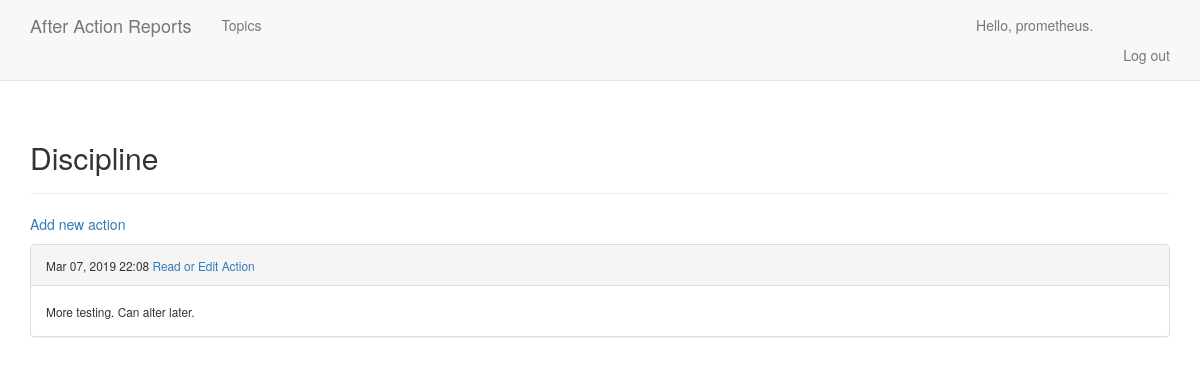
The page /topics/1/ (signed in) on the database as committed earlier.
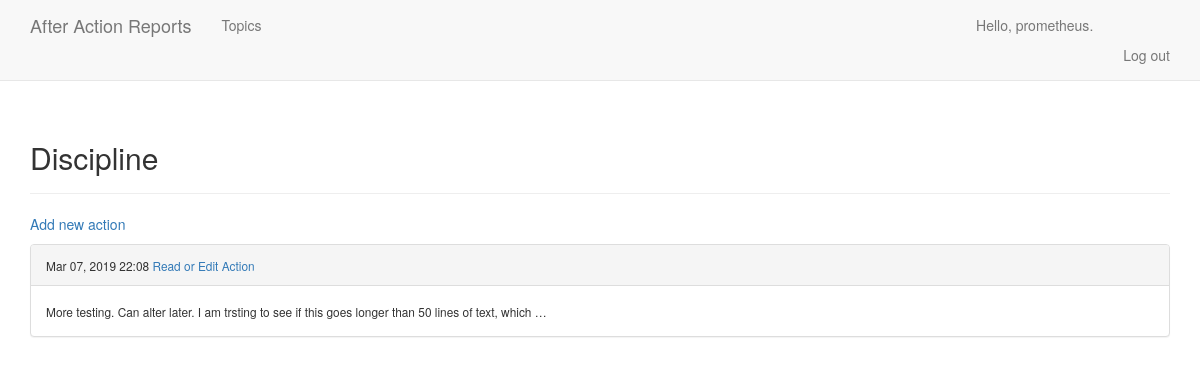
The same page on the database as committed later.
### AARs/models.py (models this page shows, shortened)
class Topic(models.Model):
    text = models.CharField(max_length=50)
    date_added = models.DateTimeField(auto_now_add=True)
    owner = models.ForeignKey(User, on_delete=models.CASCADE)
    def __str__(self):
        return self.text

class Actions(models.Model):
    topic = models.ForeignKey(Topic, on_delete=models.CASCADE)
    text = models.TextField()
    date_added = models.DateTimeField(auto_now_add=True)
    class Meta:
        verbose_name_plural = 'entries'

### AARs/views.py (the view)
# urls.py: path('topics/<int:topic_id>/', views.topic, name='topic'),
@login_required
def topic(request, topic_id):
    topic = get_object_or_404(Topic, id=topic_id)
    if topic.owner != request.user:
        raise Http404
    actions = topic.actions_set.order_by('-date_added')
    context = {'topic': topic, 'actions': actions}
    return render(request, 'AARs/topic.html', context)

### AARs/templates/AARs/topic.html
{% extends "AARs/base.html" %}
{% block header %}
  <h2>{{ topic }}</h2>
{% endblock header %}
{% block content %}
  <p>
    <a href="{% url 'AARs:new_action' topic.id %}">Add new action</a>
  </p>
  {% for action in actions %}
    <div class="panel panel-default">
      <div class="panel-heading">
        <small>
          {{ action.date_added|date:'M d, Y H:i' }}
        </small>
        <small>  <a href="{% url 'AARs:edit_action' action.id %}">Read or Edit Action</a></small>
      </div>
      <div class="panel-body">
        <small>
          {{ action.text|truncatewords_html:20 }}
        </small>
      </div>
    </div>
  {% empty %}
    No actions have been added yet.
  {% endfor %}
{% endblock content %}

### AARs/templates/AARs/base.html (shortened to what this page needs)
{% load bootstrap3 %}
<!DOCTYPE html>
<html lang="en">
  <head>
    {% bootstrap_css %}
  </head>
  <body>
    <nav class="navbar navbar-default navbar-static-top">
      <div class="container">
        <div class="navbar-header">
          <a class="navbar-brand" href="{% url 'AARs:index' %}">
            After Action Reports</a>
        </div>
        <div id="navbar" class="navbar-collapse collapse">
          <ul class="nav navbar-nav">
            <li><a href="{% url 'AARs:topics' %}">Topics</a></li>
          </ul>
          <ul class="nav navbar-nav navbar-right">
            {% if user.is_authenticated %}
              <li><a>Hello, {{ user.username }}.<a></li>
              <li><a href="{% url 'users:logout' %}">Log out</a></li>
            {% else %}
              <li><a href="{% url 'users:register' %}">Register</a></li>
              <li><a href="{% url 'users:login' %}">Log In</a></li>
            {% endif %}
          </ul>
        </div>
      </div>
    </nav>
    <div class="container">
      <div class="page-header">
        {% block header %}{% endblock header %}
      </div>
      <div>
        {% block content %}{% endblock content %}
      </div>
    </div>
  </body>
</html>

Rows that differ between the two databases and show on the page:
changed Actions: text "More testing. Can alter later." → "More testing. Can alter later. I am trsting to see if this goes longer than 50 lines of text, which …"
